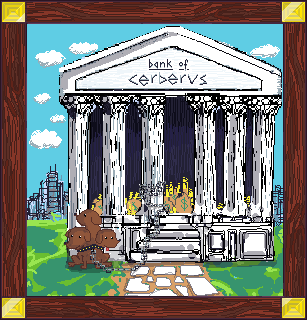
#> input picture cerberus_tower/main-image.png, 307 x 320 px; its folder holds only this picture in this run
$ python -i crop_gif.py   (imports and definitions only)
#> lines starting #> are read from the running program, lines starting #| are printed output that depends on the picture
from PIL import Image, ImageSequence
import os

# Configuration
input_files_location = "../frog_pfps/full_size_gifs"
output_files_location = "../frog_pfps/cropped_gifs"
file_types = ('.gif',)  # Focus on GIF for this example

def process_gif(input_path, output_path):
    # Open the source GIF
#> called with input_path = '../cerberus_tower/main-image.png', output_path = 'out.png'
    with Image.open(input_path) as src:
#> src is the input picture: PIL image 307x320 RGBA; mean R, G, B, A 123.9, 126.8, 121.1, 255
        frames = []  # To hold processed frames

        original_grid_size = 32
        final_grid_size = 16
        cell_size = src.size[0] // original_grid_size  # Assuming src.size[0] == src.size[1] == 1024
#> cell_size = 9

        # Calculate new dimensions after cropping
        cropped_width_cells = original_grid_size - 3 - 13  # Remove columns
        cropped_height_cells = original_grid_size - 5 - 11  # Remove rows

        # Calculate pixel dimensions for cropping
        crop_left = 3 * cell_size
#> crop_left = 27
        crop_top = 5 * cell_size
#> crop_top = 45
        crop_right = crop_left + cropped_width_cells * cell_size
#> crop_right = 171
        crop_bottom = crop_top + cropped_height_cells * cell_size
#> crop_bottom = 189

        # Process each frame
        for frame in ImageSequence.Iterator(src):
            # Crop
            cropped_frame = frame.crop((crop_left, crop_top, crop_right, crop_bottom))
            # Resize to 16x16 grid
            resized_frame = cropped_frame.resize((final_grid_size * cell_size, final_grid_size * cell_size), Image.NEAREST)
            # Then resize back to 1024x1024
            final_frame = resized_frame.resize((1024, 1024), Image.NEAREST)
            frames.append(final_frame)
#> this loop made 1 pass
#> pass 1, in process_gif, `cropped_frame = frame.crop((crop_left, crop_top, crop_right, crop_bott..`:
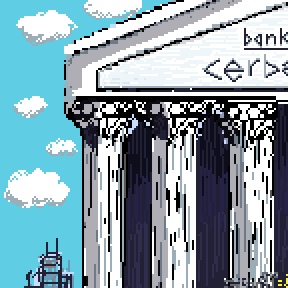
#> cropped_frame: PIL image 144x144 RGBA (shown 2 times larger); mean R, G, B, A 136.7, 161.4, 172, 255
#> pass 1, in process_gif, `final_frame = resized_frame.resize((1024, 1024), Image.NEAREST)`:
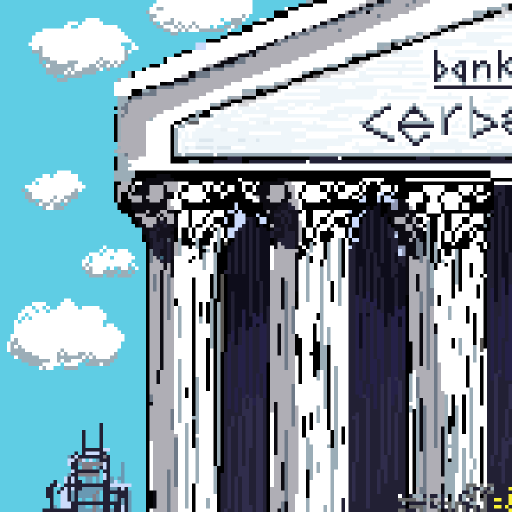
#> final_frame: PIL image 1024x1024 RGBA (shown at 1/2 size); mean R, G, B, A 136.7, 161.5, 172, 255
#> after the loop, frames = 1 item

        # Save processed frames as a new GIF
#> (the run stopped early here; a loop or call above may not have finished)
